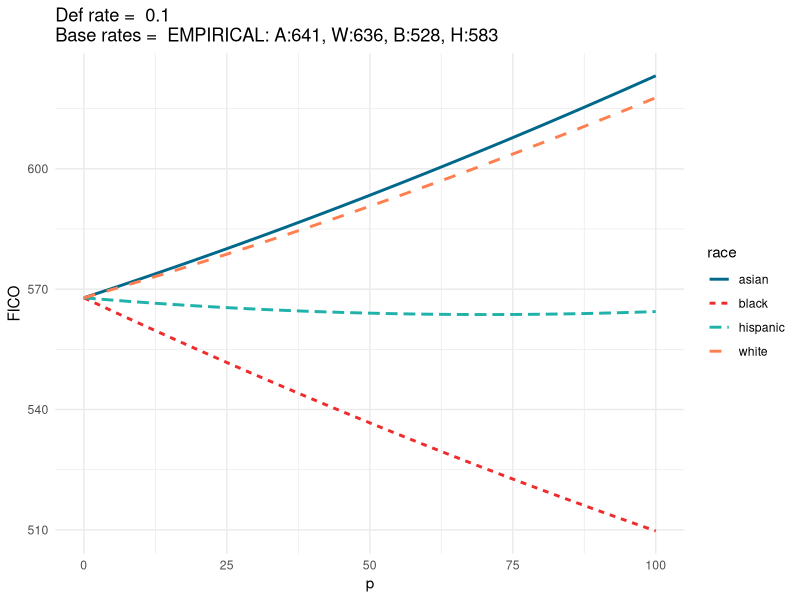

The R source for this figure: (Note: this script raises an error after producing the figure.)
#######################
#Define known values:
#######################
library(tidyverse)
library(patchwork)

def.limit = 0.1

#FICO score distributions

# base_rates
race_rates = c('asian'=0.06, 'white'=0.61, 'black'=0.14, 'hispanic'=0.19)
race_rates = c('asian'=0.25, 'white'=0.25, 'black'=0.25, 'hispanic'=0.25) #equal base rates

# means
race_means = c('asian'=750, 'white'=700, 'black'=450, 'hispanic'=500) #"extreme differences"
mu_type = 'ALTERED: A:750, W:700, B:450, H:500'
race_means = c('asian'=641, 'white'=636, 'black'=528, 'hispanic'=583) #true means
mu_type = 'EMPIRICAL: A:641, W:636, B:528, H:583'
race_sds = c('asian'=115, 'white'=118, 'black'=118, 'hispanic'=120)

# pdf of fico score given the fico truncation.
dtnorm = function(x, m, s){
   dnorm(x, m, s) / (pnorm(850, m, s) - pnorm(300, m, s))
}

# default-rate for fico
def_rate_fico = function(x){(1-1/(1+exp(-.016*(x-550))))}

# default rate for threshold, mu, sd
default_rate = function(threshold, m, s){
   integrate(function(x){
      dtnorm(x,m,s)*def_rate_fico(x)
   },
   threshold,850)$val
}

# total default rate with baserates
default_rate_total = function(thresholds){
   dr = purrr::pmap_dbl(data.frame(threshold = thresholds, m = race_means, s = race_sds), 
                        default_rate)
   sum(dr*race_rates)/sum(race_rates) # in case we dont have it sum to 1
}

# find constant thresholds
find.constant.thresholds = function(def.limit){
   t = uniroot(function(t){ 
      default_rate_total(rep(t, 4))-def.limit
   }, 
   lower=300, 
   upper=850)$root
   rep(t, 4)
}

# find constant conditional probability
find.equal.thresholds = function(def.limit){
   p = uniroot(function(p){
      default_rate_total(qnorm(1-p, race_means, race_sds))-def.limit}, 
      lower=0.001, 
      upper=0.999)$root
   qnorm(1-p, race_means, race_sds)
}

# find threshold for interpolated p
thresholds_p1 = find.equal.thresholds(def.limit)
deltas = thresholds_p1 - mean(thresholds_p1)

find.interp.thresholds = function(p, def.limit){
   mu = uniroot(function(mu){ 
      thresholds = deltas*p + mu
      default_rate_total(thresholds)-def.limit
   }, lower=300, 
   upper=850)$root
   mu+deltas*p
}

#Plot FICO by p
p_list = seq(0, 100, by = 1)
out = matrix(ncol = length(find.interp.thresholds(0.5, def.limit)), 
             nrow = length(p_list))
#Find thresholds
for (p in p_list){ 
   out[p+1,] = find.interp.thresholds(p/100, def.limit)
}

df = data.frame(out)
colnames(df) = c('asian','white','black','hispanic')
df$p = p_list
df = df %>% gather(key = 'race', value = 'FICO', 1:4)


theme_set(theme_minimal())
ggplot(data = df, aes(x=p, y = FICO))+
   geom_line(aes(color = race, linetype = race),size = 1)+
   scale_color_manual(values=c("deepskyblue4", "firebrick2","lightseagreen","coral"))+
   ggtitle(paste("Def rate = ", def.limit, "\nBase rates = ", mu_type ))




#Find approval percent
for (p in p_list){ 
   for(i in 1:length(race_means))
      out[p+1,i] = 1-pnorm(find.interp.thresholds(p/100, def.limit)[i], race_means[i], race_sds[i])
}

df = data.frame(out)
df$mu = rowMeans(df[,1:4])
colnames(df) = c('asian','white','black','hispanic', 'mu')
df$p = p_list
df = df %>% gather(key = 'race', value = 'FICO', 1:5)


theme_set(theme_minimal())
p4 = ggplot(data = df, aes(x=p, y = FICO))+
   geom_line(aes(color = race),size = 1)+
   scale_color_manual(values=c("deepskyblue4", "firebrick2","lightseagreen",'black',"coral"))+
   ggtitle(paste("Def rate = ", def.limit, "\nBase rates = ", mu_type ))+
   ylab('Approval %')

#install.packages('devtools')
#devtools::install_github("thomasp85/patchwork")

(p1|p2) /
(p3|p4)

